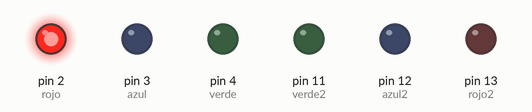
This sketch was run on a simulated Arduino Uno, built with avr-gcc and run on an emulated ATmega328P. Shown: output pins drawn as LEDs (lit = HIGH).

Above: at 0.05 s.
At 1.8 s:
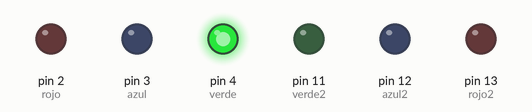
At 3.6 s:
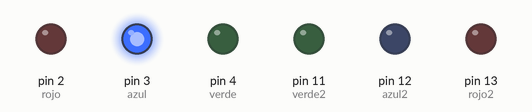
At 7.2 s:
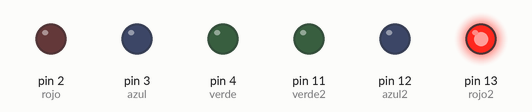
At 10.75 s:
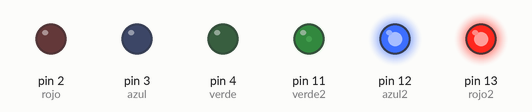
At 14.35 s:
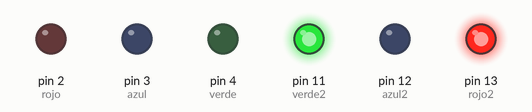
Timing chart, 0 to 18.7 s (numbered marks = the images above):
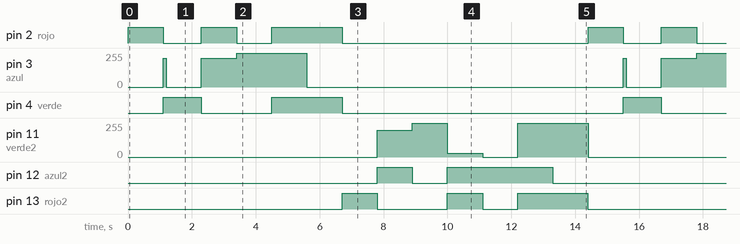

The sketch:

CODIGO_DEL_E.ino
```cpp
int rojo=2;
int azul=3;
int verde=4;
int rojo2=13;
int azul2=12;
int verde2=11;


void setup()
{
  pinMode(rojo, OUTPUT);
  pinMode(verde, OUTPUT);
  pinMode(azul, OUTPUT);
  pinMode(rojo2, OUTPUT);
  pinMode(verde2, OUTPUT);
  pinMode(azul2, OUTPUT);

}

void loop()
{
  analogWrite(rojo,255);
  analogWrite(verde,0);
  analogWrite(azul,0);

  delay(1100);

  analogWrite(rojo,30);
  analogWrite(verde,201);
  analogWrite(azul,216);

  delay(100);

  analogWrite(rojo,0);
  analogWrite(verde,255);
  analogWrite(azul,0);

  delay(1100);

  analogWrite(rojo,182);
  analogWrite(verde,30);
  analogWrite(azul,216);

  delay(1100);

  analogWrite(rojo,0);
  analogWrite(verde,0);
  analogWrite(azul,255);

  delay(1100);

  analogWrite(rojo,255);
  analogWrite(verde,255);
  analogWrite(azul,255);

  delay(1100);

  analogWrite(rojo,255);
  analogWrite(verde,255);
  analogWrite(azul,0);

  delay(1100);

  analogWrite(rojo,0);
  analogWrite(verde,0);
  analogWrite(azul,0);

  analogWrite(rojo2,255);
  analogWrite(verde2,0);
  analogWrite(azul2,0);

  delay(1100);

  analogWrite(rojo2,30);
  analogWrite(verde2,201);
  analogWrite(azul2,216);

  delay(1100);

  analogWrite(rojo2,0);
  analogWrite(verde2,255);
  analogWrite(azul2,0);

  delay(1100);

  analogWrite(rojo2,182);
  analogWrite(verde2,30);
  analogWrite(azul2,216);

  delay(1100);

  analogWrite(rojo2,0);
  analogWrite(verde2,0);
  analogWrite(azul2,255);

  delay(1100);

  analogWrite(rojo2,255);
  analogWrite(verde2,255);
  analogWrite(azul2,255);

  delay(1100);

  analogWrite(rojo2,255);
  analogWrite(verde2,255);
  analogWrite(azul2,0);

  delay(1100);

  analogWrite(rojo2,0);
  analogWrite(verde2,0);
  analogWrite(azul2,0);

}
```

Measured:
- by itself, pin 2 (rojo): repeats every 14.4 s: LOW 1.2 s, HIGH 1.1 s, LOW 1.1 s, HIGH 2.2 s, LOW 7.7 s, HIGH 1.1 s
- by itself, pin 3 (azul): repeats every 14.4 s: 0/255 1.1 s, 216/255 1.1 s, 255/255 2.2 s, 0/255 9.9 s, 216/255 0.10 s
- by itself, pin 4 (verde): repeats every 14.4 s: LOW 2.2 s, HIGH 2.2 s, LOW 8.8 s, HIGH 1.2 s
- by itself, pin 11 (verde2): repeats every 14.4 s: 255/255 1.1 s, 30/255 1.1 s, 0/255 1.1 s, 255/255 2.2 s, 0/255 7.8 s, 201/255 1.1 s
- by itself, pin 12 (azul2): repeats every 14.4 s: LOW 1.1 s, HIGH 3.3 s, LOW 8.9 s, HIGH 1.1 s
- by itself, pin 13 (rojo2): repeats every 14.4 s: LOW 2.2 s, HIGH 1.1 s, LOW 1.1 s, HIGH 2.2 s, LOW 6.7 s, HIGH 1.1 s
